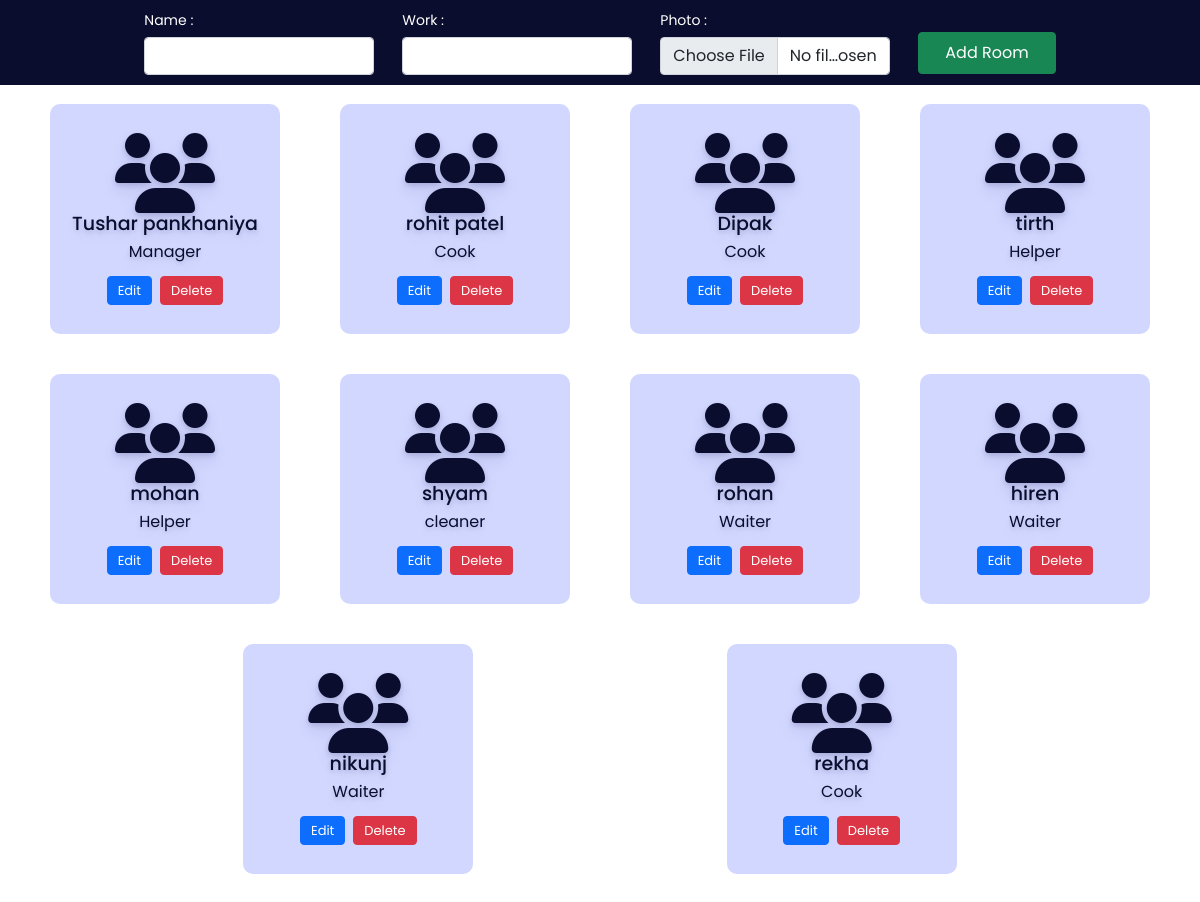
The app's page /admin/staff.php with its own data.
### tables this page shows
CREATE TABLE `staff` (
  `id` int(30) NOT NULL,
  `name` varchar(30) NOT NULL,
  `work` varchar(30) NOT NULL,
  `image` varchar(255) DEFAULT NULL
);

### admin/staff.php (the view, shortened to what this page needs)
<?php
include '../config.php';
?>
<!DOCTYPE html>
<html lang="en">
<head>
    <link rel="stylesheet" href="https://cdnjs.cloudflare.com/ajax/libs/font-awesome/6.2.0/css/all.min.css" />
    <link href="https://cdn.jsdelivr.net/npm/bootstrap@5.0.2/dist/css/bootstrap.min.css" rel="stylesheet">
    <link rel="stylesheet" href="css/room.css">
</head>
<body>
    <div class="addroomsection">
        <form action="" method="POST" enctype="multipart/form-data">
            <div class="formfield">
                <label for="staffname">Name :</label>
                <input type="text" name="staffname" id="staffname" class="form-control">
            </div>
            <div class="formfield">
                <label for="staffwork">Work :</label>
                <select name="staffwork" id="staffwork" class="form-control">
                    <option value selected></option>
                    <option value="Manager">Manager</option>
                </select>
            </div>
            <div class="formfield">
                <label for="staffimage">Photo :</label>
                <input type="file" name="staffimage" id="staffimage" class="form-control" accept="image/png,image/jpeg,image/webp,image/gif">
            </div>
            <button type="submit" class="btn btn-success" name="addstaff">Add Room</button>
        </form>
    </div>
    <div class="room">
    <?php
        $sql = "select * from staff";
        $re = mysqli_query($conn, $sql)
        ?>
        <?php
        while ($row = mysqli_fetch_array($re)) {
                $photoHtml = "<i class='fa fa-users fa-5x'></i>";
                echo "<div class='roombox'>
						<div class='text-center no-boder'>
                            " . $photoHtml . "
							<h3>" . htmlspecialchars($row['name']) . "</h3>
                            <div class='mb-1'>" . htmlspecialchars($row['work']) . "</div>
                            <div class='roomboxbtns'>
                                <a href='staffedit.php?id=" . $row['id'] . "'><button class='btn btn-primary'>Edit</button></a>
                                <a href='staffdelete.php?id=" . $row['id'] . "'><button class='btn btn-danger'>Delete</button></a>
                            </div>
						</div>
                    </div>";
        }
        ?>
    </div>
</body>
</html>

### admin/css/room.css (style rules this page uses)
:root { --bg-text-shadow: 0 2px 4px rgb(13 0 77 / 8%), 0 3px 6px rgb(13 0 77 / 8%), 0 8px 16px rgb(13 0 77 / 8%); --bg-box-shadow: 0px 0px 20px 6px rgba(8, 8, 15, 0.31); }
* { margin: 0; padding: 0; font-family: 'Poppins', sans-serif; }
.addroomsection { min-height: 70px; width: 100%; background-color: #0a0d2d; position:fixed; z-index: 100; padding: 10px 0; box-sizing: border-box; }
.addroomsection form { height: 100%; display: flex; flex-wrap: wrap; justify-content: center; align-items: flex-end; gap: 18px 28px; padding: 0 32px; box-sizing: border-box; }
.addroomsection form .formfield { display: flex; flex-direction: column; gap: 6px; }
.addroomsection form label { color: white; font-size: 14px; }
.addroomsection form select { width: 230px; }
.addroomsection form input[type="text"], .addroomsection form input[type="file"] { width: 230px; }
.addroomsection form button { margin-bottom: 1px; padding: 8px 26px; }
.room { display: flex; position: relative; top: 84px; height: 85vh; overflow-y: scroll; justify-content: space-evenly; flex-wrap: wrap; padding: 0 10px; box-sizing: border-box; }
.roombox { height: auto; min-height: 230px; width: 230px; margin: 20px; padding: 16px; box-sizing: border-box; display: flex; flex-direction: column; justify-content: center; color: #0a0d2d; text-shadow: var(--bg-text-shadow); border-radius: 10px; }
.roombox h3 { font-size: 19px; margin-bottom: 4px; }
.roombox .mb-1 { margin-bottom: 12px !important; }
.roomboxbtns { display: flex; gap: 8px; justify-content: center; margin-top: 6px; }
.roomboxbtns .btn { padding: 4px 10px; font-size: 13px; }

### admin/staff.php (style rules this page uses)
.roombox { background-color: #d1d7ff; padding: 10px; }

### records on screen
staff: name "Tushar pankhaniya", work "Manager"
staff: name "rohit patel", work "Cook"
staff: name "Dipak", work "Cook"
staff: name "tirth", work "Helper"
staff: name "mohan", work "Helper"
staff: name "shyam", work "cleaner"
staff: name "rohan", work "Waiter"
staff: name "hiren", work "Waiter"
staff: name "nikunj", work "Waiter"
staff: name "rekha", work "Cook"
